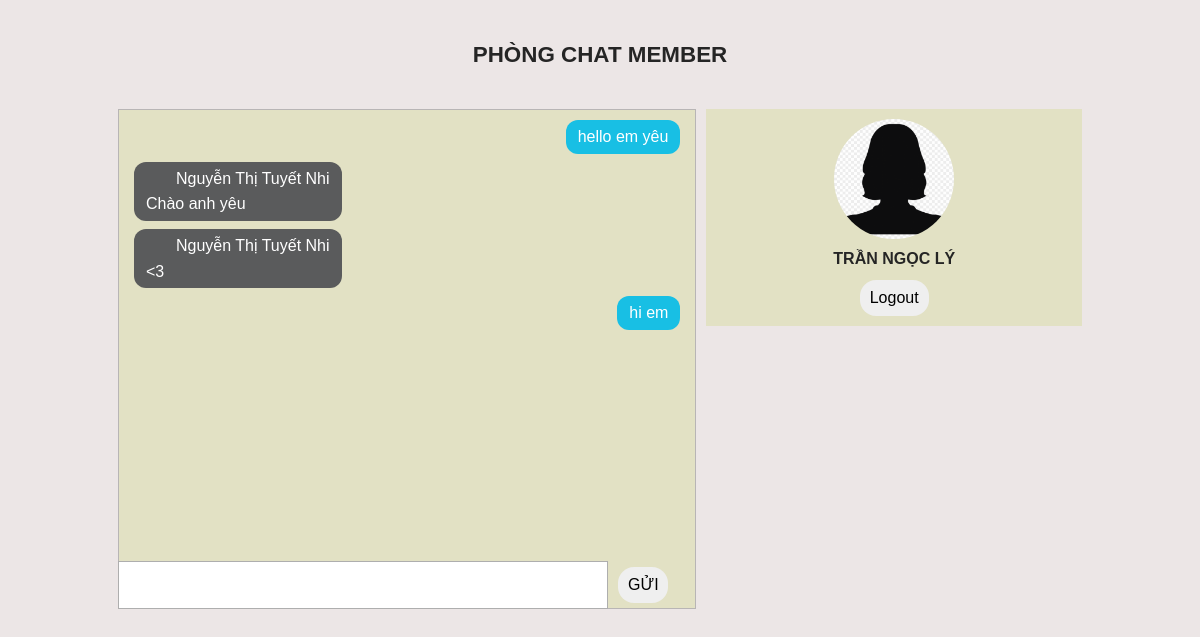
The page /chatmember.php?member=38 (signed in) on the database as committed earlier.
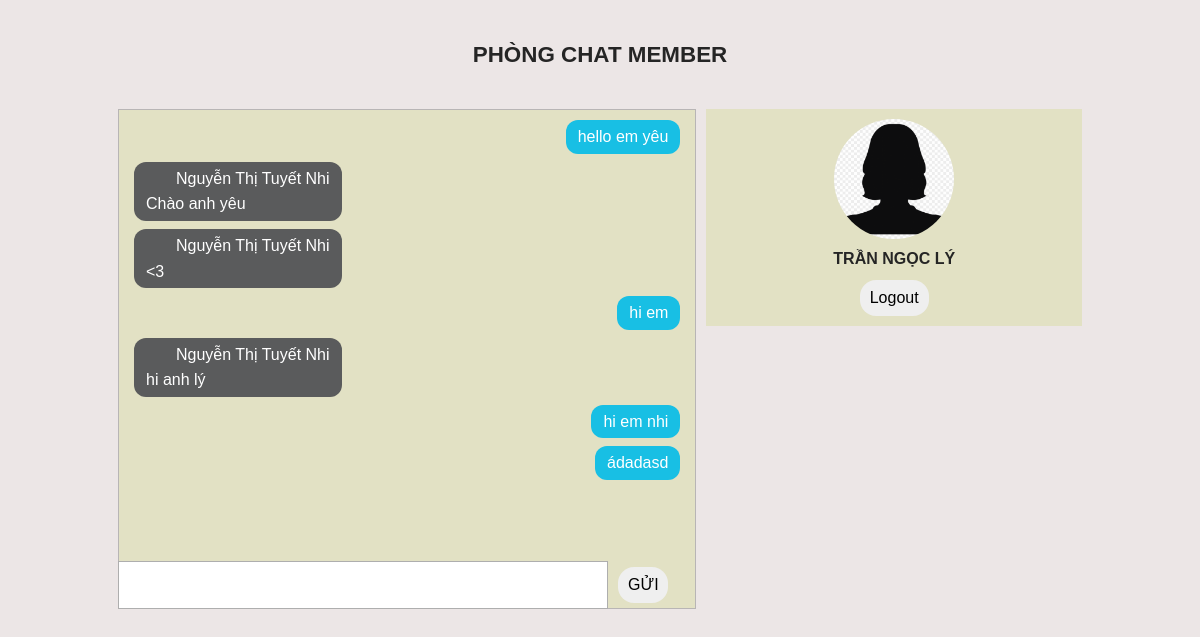
The same page on the database as committed later.
### tables this page shows
CREATE TABLE `tbl_chat_member` (
  `id` int(11) NOT NULL,
  `id_member_one` int(11) NOT NULL,
  `id_member_two` int(11) NOT NULL,
  `message` text NOT NULL,
  `created_on` timestamp NOT NULL DEFAULT current_timestamp() ON UPDATE current_timestamp()
);

CREATE TABLE `tbl_members` (
  `id_member` int(11) NOT NULL,
  `name_member` varchar(100) NOT NULL,
  `email_member` varchar(100) NOT NULL,
  `password_member` varchar(150) NOT NULL,
  `profile_member` varchar(100) NOT NULL,
  `status_member` enum('Disabled','Enable') NOT NULL,
  `verification_code_member` varchar(100) NOT NULL,
  `login_status_member` enum('Logout','Login') NOT NULL,
  `created_on_member` varchar(50) NOT NULL
);

### db/database.php (called while the page is built)
<?php
class database{
    function connect(){
        $connect = new PDO("mysql:host=localhost; dbname=db_chatbot", "root", "");
        return $connect;
    }
}
?>

### query/chat_one_one.php (called while the page is built, shortened)
<?php
class chat_one_one{
    protected $connect;
    public function __construct()
	{
		require_once('./db/database.php');
		$database_object = new database;
		$this->connect = $database_object->connect();
	}
    public function getListChatOneOne($id_member_one, $id_member_two){
        $query = "
            SELECT *
            FROM tbl_chat_member
            WHERE id_member_one = $id_member_one AND id_member_two = $id_member_two
            OR id_member_two = $id_member_one AND id_member_one = $id_member_two
            ORDER BY created_on ASC
		";
        $statement = $this->connect->prepare($query);
        if($statement->execute())
		{
			return $statement->fetchAll();
		}
		else
		{
			return false;
		}
    }
}
?>

### query/member.php (called while the page is built, shortened)
<?php
class member{
	protected $connect;
    public function __construct()
	{
		require_once('./db/database.php');
		$database_object = new database;
		$this->connect = $database_object->connect();
	}
	public function getMemberById($id){
		$query = "
            SELECT *
            FROM tbl_members
			WHERE id_member = $id
			LIMIT 1
		";
        $statement = $this->connect->prepare($query);
        if($statement->execute())
		{
			return $statement->fetchAll();
		}
		else
		{
			return false;
		}
	}
}
?>

### chatmember.php (the view, shortened to what this page needs)
<?php require_once './inc/header.php'; ?>
<?php
    require_once 'query/member.php';
    require_once 'query/room.php';
    require_once 'query/chat_one_one.php';
    $member = new \member;
    $chat_one = new \chat_one_one;
    $get_list_chat_one = $chat_one->getListChatOneOne($_SESSION['member']['id_member'], $_GET['member']);
?>
<div class="container">
    <h4 class="aligncenter pb-3">Phòng Chat Member</h4>
    <div class="chat">
        <div class="row">
            <div class="content-chat" id="content-chat-member">
                <div class="bg">
                    <div class="list">
                        <?php if($get_list_chat_one){
                            foreach($get_list_chat_one as $item){
                                $name_member = $member->getMemberById($item['id_member_one']);
                        ?>
                        <?php if($item['id_member_one'] != $_SESSION['member']['id_member']){ ?>
                                <div class="list-msg left">
                                    <div class="item-msg">
                                        <div class="info">
                                            <div class="img">
                                            </div>
                                            <span class="text-name"><?php echo $name_member[0]['name_member']; ?></span>
                                        </div>
                                        <div class="text-msg">
                                            <p><?php echo $item['message']; ?></p>
                                        </div>
                                    </div>
                                </div>
                        <?php }else{ ?>
                                <div class="list-msg right">
                                    <div class="item-msg">
                                        <div class="text-msg">
                                            <p><?php echo $item['message']; ?></p>
                                        </div>
                                    </div>
                                </div>
                        <?php
                                }
                            }
                        }
                        ?>
                    </div>
                    <div class="text-send">
                        <textarea name="" class="input-text" id="input-text-member"></textarea>
                        <input type="submit" class="btn btn-submit" id="btn-send-member" value="Gửi">
                    </div>
                </div>
            </div>
            <div class="member-chat">
                <div class="img">
                    <img src="./libs/images/ic-women.png" alt="">
                    <h4 class="aligncenter name"><?php echo $_SESSION['member']['name_member']; ?></h4>
                </div>
                <div class="action">
                    <form method="POST" action="chatroom.php">
                        <input type="submit" class="btn btn-primary mt-2 mb-2 logout" name="logout" id="logout" value="Logout" />
                    </form>
                </div>
            </div>
        </div>
    </div>
</div>
<?php require_once './inc/footer.php'; ?>

### inc/header.php (shortened to what this page needs)
<!DOCTYPE html>
<html lang="en">
<head>
    <link rel="stylesheet" href="./libs/css/style.css">
    <link rel="stylesheet" href="./libs/fonts/css/all.min.css">
</head>
<body>
    <div class="container main">

### inc/footer.php (shortened to what this page needs)
    </div>
</body>
</html>

### libs/css/style.css (style rules this page uses)
* { -webkit-box-sizing: border-box; -moz-box-sizing: border-box; box-sizing: border-box; }
html, body, div, span, applet, object, iframe, h1, h2, h3, h4, h5, h6, p, blockquote, pre, a, abbr, acronym, address, big, cite, code, del, dfn, em, img, ins, kbd, q, s, samp, small, strike, strong, sup, tt, var, b, u, i, center, dl, dt, dd, ol, ul, li, fieldset, form, label, legend, table, caption, tbody, tfoot, thead, tr, th, td, article, aside, canvas, details, embed, figure, figcaption, footer, header, hgroup, menu, nav, output, ruby, section, summary, time, mark, audio, video { margin: 0; padding: 0; border: 0; font: inherit; font-size: 100%; vertical-align: baseline; }
html, body { margin: 0; padding: 0; }
*:before, *:after { -webkit-box-sizing: border-box; -moz-box-sizing: border-box; box-sizing: border-box; }
html { font-size: 16px; height: 100%; margin: 0; padding: 0; width: 100%; overflow-x: hidden; }
body { cursor: auto; font-family: Arial, Helvetica, sans-serif; line-height: 160%; color: #252525; font-size: 1rem; min-width: 320px; word-break: break-word; background-color: #ece6e6; }
img { border: 0; outline: none; max-width: 100%; }
span, a, input, div, textarea { outline: none; }
img, input { vertical-align: middle; }
h1, h2, h3, h4, h5, h6 { margin: 0;padding: 0;border: 0;font-weight: normal;outline: none;line-height: 130%; }
div, blockquote, pre, ul, ol, li { margin: 0;padding: 0;border: 0; }
.container { margin: 0 auto; max-width: 1024px; padding-left: 15px; padding-right: 15px; position: relative; z-index: 10; }
.row:before, .row:after { display: table; content: " "; }
.row:after { clear: both; }
input[type='text'], input[type='email'], input[type='number'], input[type='tel'], input[type=submit], input[type=password], input[type=button], select { height: 36px; border: 1px solid #aeaeae; padding: 5px; font-size: 1rem; -webkit-appearance: none; appearance: none; -webkit-transition: 0.3s; transition: 0.3s; outline: none; box-sizing: border-box; }
textarea { padding: 10px 5px; border: 1px solid #aeaeae; font-size: 1rem; }
::placeholder { font-size: 1rem; }
.aligncenter { display: block; margin-left: auto; margin-right: auto; text-align: center; padding: 40px; font-size: 1.4rem; text-transform: uppercase; font-weight: bold; }
.chat .row { display: flex; }
.chat .content-chat { width: 60%; position: relative; }
.chat .content-chat .bg .list { height: 500px; overflow-y: scroll; border: 1px solid #b8b5b5; padding-right: 0; background-color: #e2e1c4; padding: 10px 15px 50px; }
.chat .list-msg { width: 100%; display: flex; margin-bottom: 8px; }
.chat .list-msg.left { justify-content: flex-start; padding-right: calc(100% - (100% - 60px)); }
.chat .list-msg.right { justify-content: flex-end; padding-left: calc(100% - (100% - 60px)); }
.chat .item-msg { padding: 4px 12px; border-radius: 12px; }
.chat .item-msg .text-name { padding-left: 10px; }
.chat .left .item-msg { background-color: #5a5b5c; color: #ffffff; }
.chat .right .item-msg { background-color: #18bfe4; color: #ffffff; }
.chat .item-msg .info { display: flex; }
.chat .item-msg .img { width: 20px; height: 20px; }
.chat .text-send { width: 100%; display: flex; position: absolute; bottom: 0; left: 0; right: 0; align-items: center; padding-right: 18px; }
.chat .text-send .btn-submit { width: 50px; margin-left: 10px; margin-right: 10px; border-radius: 16px; outline: none; border: none; text-transform: uppercase; }
.chat .text-send .input-text { flex: 1; outline: none; height: 48px; resize: none; padding: 6px 8px; }
.chat .member-chat { width: 40%; text-align: center; padding-left: 10px; }
.chat .member-chat .img { width: 100%; background-color: #e2e1c4; padding-top: 10px; }
.chat .member-chat .action { width: 100%; background-color: #e2e1c4; padding-bottom: 10px; }
.chat .member-chat .action .logout { outline: none; border: none; border-radius: 16px; padding: 0 10px; }
.chat .member-chat .img img { border-radius: 50%; width: 120px; height: 120px; }
.chat .member-chat .img .name { font-size: 1rem; padding: 10px 0; }

Rows that differ between the two databases and show on the page:
added tbl_chat_member: id_member_one.name_member "Nguyễn Thị Tuyết Nhi", message "hi anh lý"
added tbl_chat_member: message "hi em nhi"
added tbl_chat_member: message "ádadasd"
